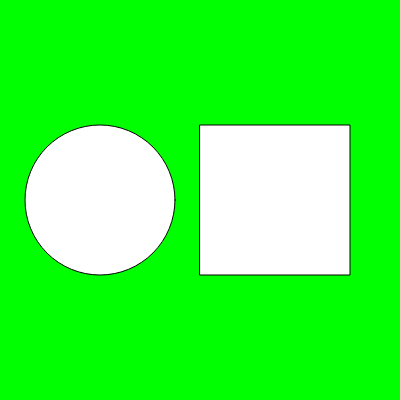
Frame 1 (no input)
Frame 60 (no input): identical to frame 1, image omitted
Frame 120 (the mouse pressed at the canvas centre since frame 60): identical to frame 1, image omitted

The p5.js sketch that drew this single still picture (run headless with seeded random() and noise() and a simulated clock; from frame 60 on, the mouse is pressed at the canvas centre):

// p5.js sketch
// ── sketch.js
function setup() {
  createCanvas(400, 400);
}

function draw() {
  background('rgb(0,255,0)')
  circle(100,200,150);
  square(200,125,150);
}
